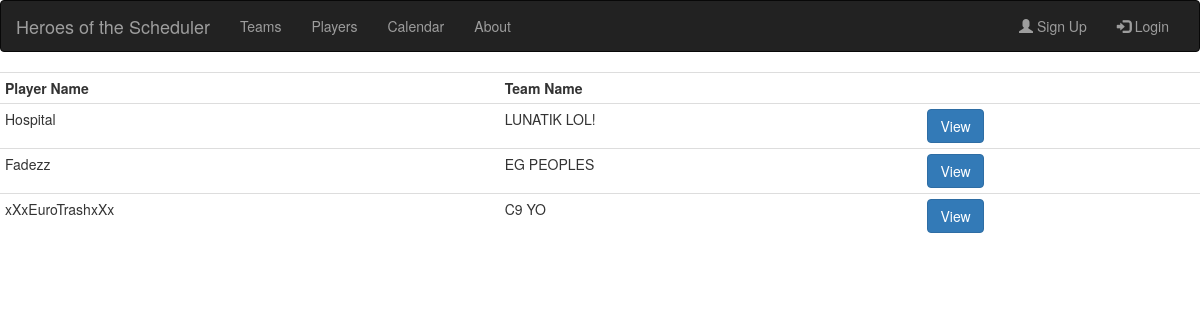
/scheduler/players/, run on an earlier commit of the app's database.
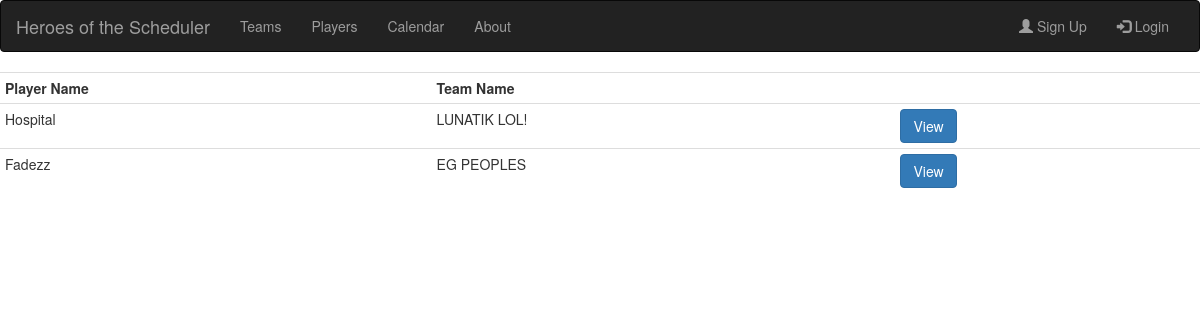
And on a later commit of the database.
### scheduler/models.py (models this page shows, shortened)
class Player(models.Model):
    player_name = models.CharField(max_length=50)
    team = models.ForeignKey(Team,null=True)
    roles = models.ManyToManyField(Role,null=True)
    user = models.OneToOneField(User)

class Team(models.Model):
    UNITED_STATES = "USA"
    EUROPE = "EUR"
    REGION_CHOICES = (
          (UNITED_STATES, "The United States"),
          (EUROPE, "Europe")
    )
    team_name = models.CharField(max_length=50,unique=True)
    region = models.CharField(max_length=3,choices=REGION_CHOICES)

### scheduler/views.py (the view)
class PlayerIndexView(generic.ListView):
    template_name = 'scheduler/players.html'
    context_object_name = 'active_players'
    def get_queryset(self):
        return Player.objects.all();

### scheduler/templates/scheduler/players.html
{% extends "base.html" %}
{% block content %}
    {% if active_players %}
        <table class="table table-condensed">
            <tr>
                <th>Player Name</th>
                <th>Team Name</th>
                <th/>
            </tr>
            {% for player in active_players %}
                <tr>
                    <td>{{player.player_name}}</td>
                    <td>{{player.team.team_name}}</td>
                    <td><a class="btn btn-primary" href="#"
                     role="button">View</a>
                     </td>
                </tr>
            {% endfor %}
        </table>
    {% else %}
        <p>There are no players currently available!</p>
    {% endif %}
{% endblock  %}

What changed in the data, as far as the page shows it:
removed Player: player_name "xXxEuroTrashxXx", team.team_name "C9 YO"
